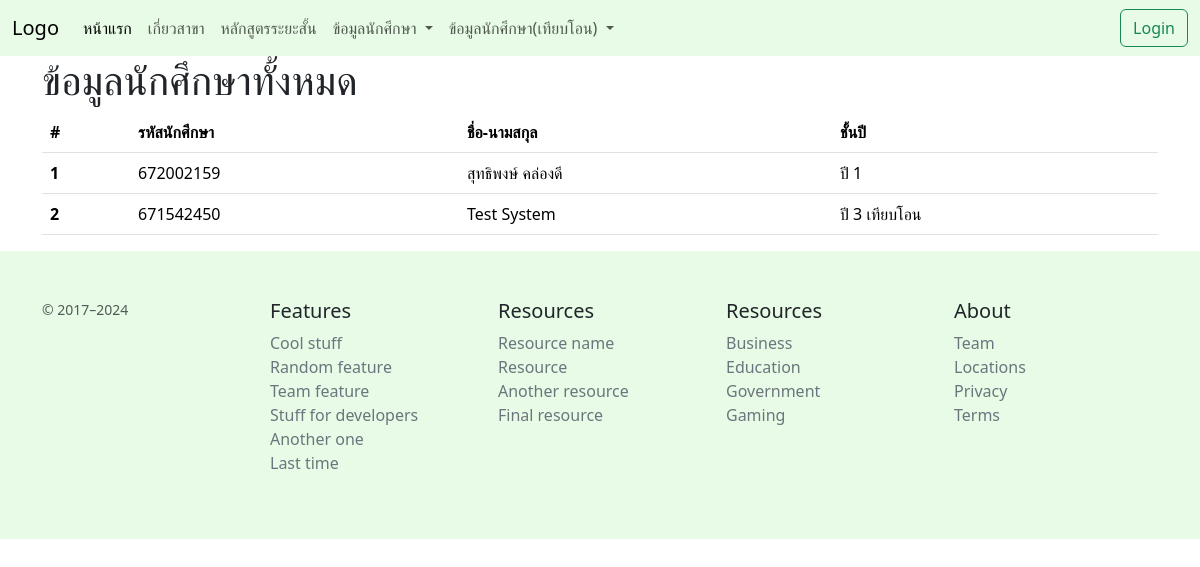
Screenshot of /?id=student&level=all with the database file from the repository.
### tables this page shows
CREATE TABLE `student` (
  `id` int(10) NOT NULL,
  `id_student` varchar(20) NOT NULL,
  `std_name` varchar(800) NOT NULL,
  `std_level` varchar(200) NOT NULL,
  `std_phone` varchar(10) NOT NULL,
  `std_address` varchar(400) NOT NULL,
  `std_district` varchar(200) NOT NULL,
  `std_county` varchar(200) NOT NULL,
  `std_province` varchar(200) NOT NULL,
  `date` timestamp NOT NULL DEFAULT current_timestamp()
);

### student.php (the view, shortened to what this page needs)
<?php
function levelname($l){
    if($l=="all"){echo "ทั้งหมด";}
    elseif($l=="1"){echo "ปี 1";}
    elseif($l=="2"){echo "ปี 2";}
    elseif($l=="3"){echo "ปี 3";}
    elseif($l=="4"){echo "ปี 4";}
    elseif($l=="3T"){echo "ปี 3 เทียบโอน";}
    elseif($l=="4T"){echo "ปี 4 เทียบโอน";}
    elseif($l=="3N"){echo "ปี 3 เทียบโอนนอกเวลาราชการ";}
    elseif($l=="4N"){echo "ปี 4 เทียบโอนนอกเวลาราชการ";}
}
include_once "admin/conn.php";
$level=$_GET["level"] ?? "";
if($level=="all"){$wre="";}
elseif($level=="1"){$wre="WHERE std_level='$level'";}
elseif($level=="2"){$wre="WHERE std_level='$level'";}
elseif($level=="3"){$wre="WHERE std_level='$level'";}
elseif($level=="4"){$wre="WHERE std_level='$level'";}
elseif($level=="3T"){$wre="WHERE std_level='$level'";}
elseif($level=="4T"){$wre="WHERE std_level='$level'";}
elseif($level=="3N"){$wre="WHERE std_level='$level'";}
elseif($level=="4N"){$wre="WHERE std_level='$level'";}
else{;$wre="";}
$sql = "SELECT * FROM student $wre";
$result = $conn->query($sql);
?>
<div class="container">
  <h1>ข้อมูลนักศึกษา<?=levelname($_GET["level"])?></h1>
  <table class="table">
    <thead>
        <tr>
        <th scope="col">#</th>
        <th scope="col">รหัสนักศึกษา</th>
        <th scope="col">ชื่อ-นามสกุล</th>
        <th scope="col">ชั้นปี</th>
        </tr>
    </thead>
    <tbody>
    <?php
if ($result->num_rows > 0) {
    $count=1;
    while($row = $result->fetch_assoc()) {
    ?>
        <tr>
            <th scope="row"><?=$count++?></th>
            <td><?=$row["id_student"]?></td>
            <td><?=$row["std_name"]?></td>
            <td><?=levelName($row["std_level"])?></td>
        </tr>
    <?php
    }
} else {
  echo "0 results";
}
    ?>
    </tbody>
  </table>
</div>

### rows the page displays
student: id_student "672002159", std_name "สุทธิพงษ์ คล่องดี", std_level "ปี 1"
student: id_student "671542450", std_name "Test System", std_level "ปี 3 เทียบโอน"
